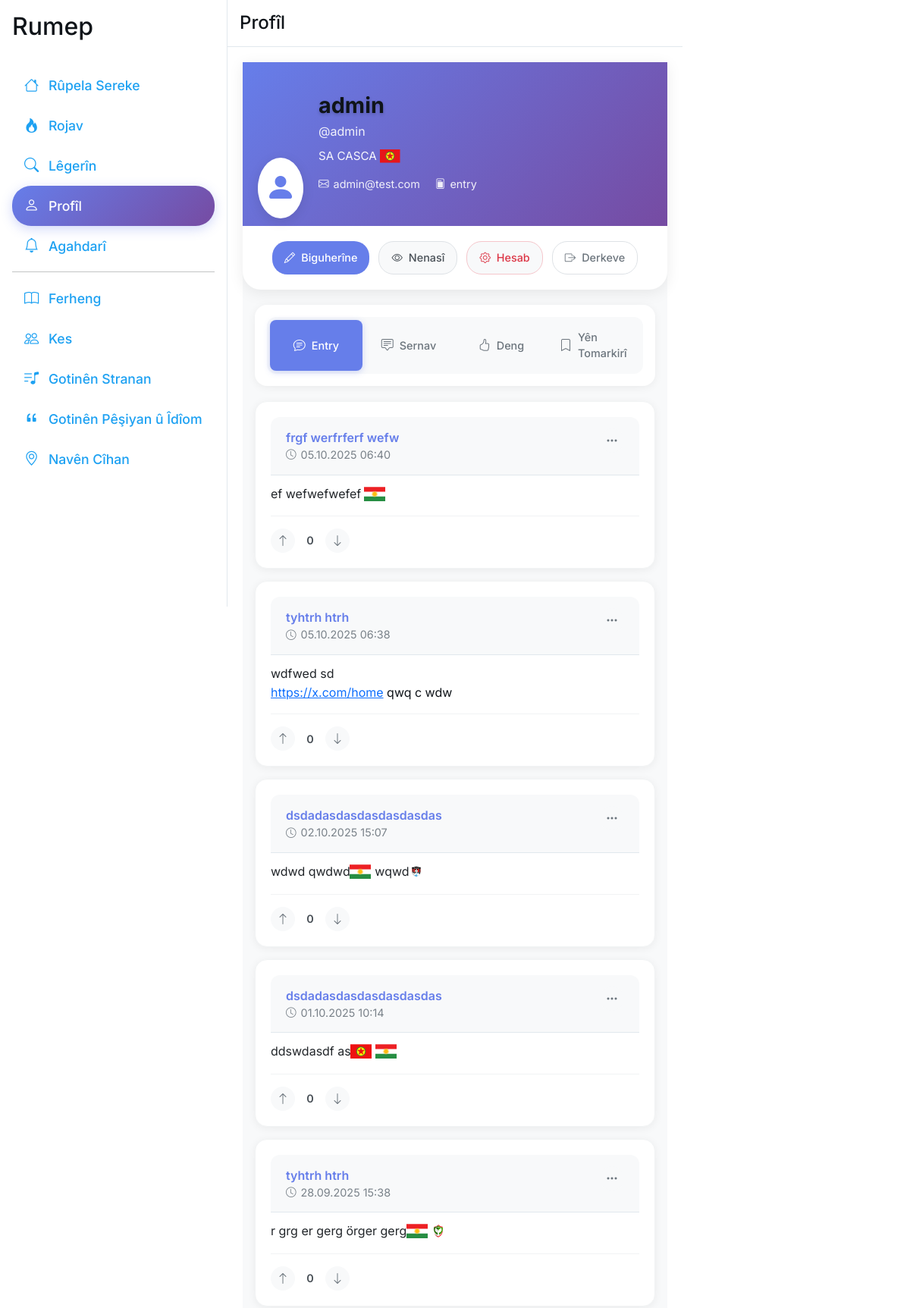
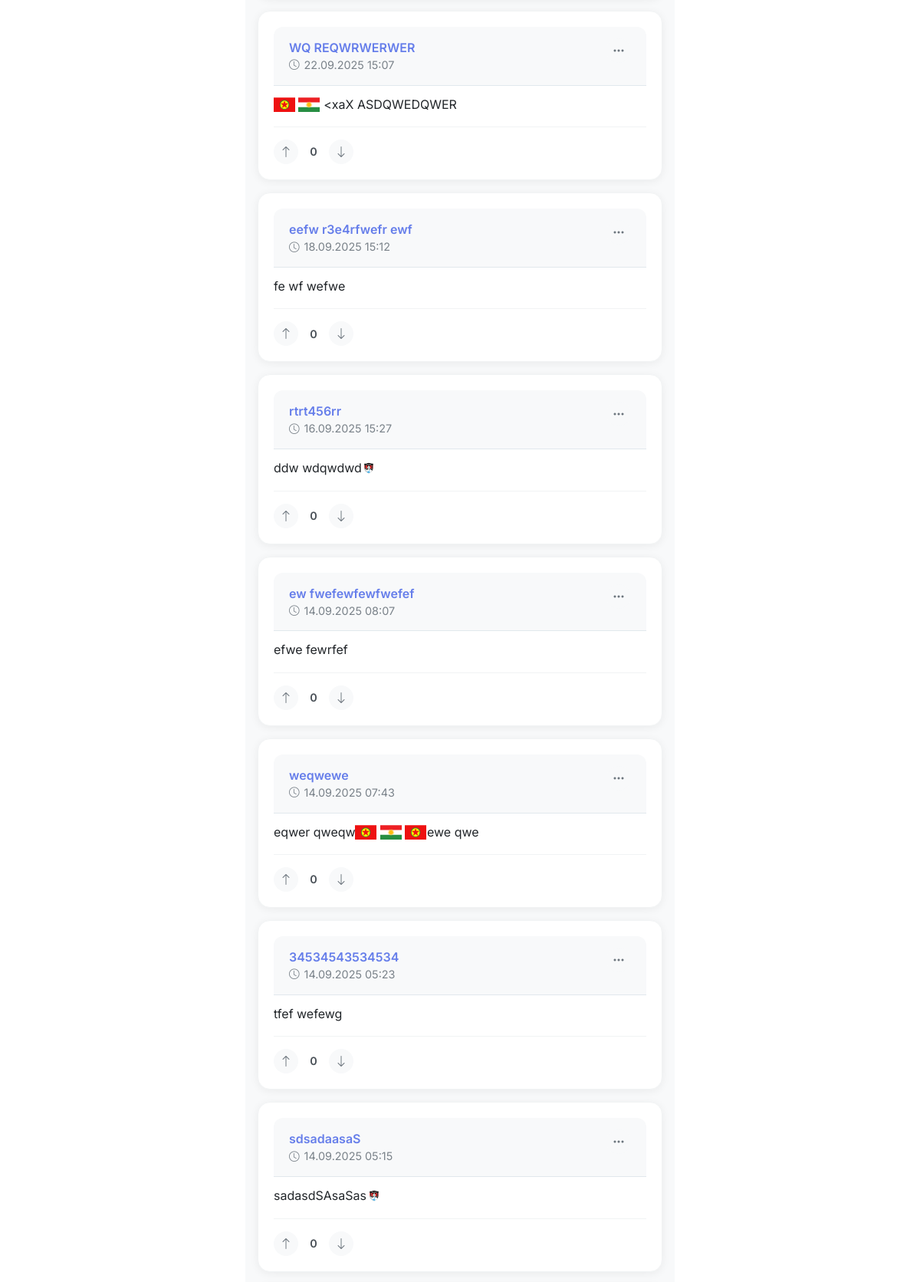
Page /profile/?tab=entries (signed in, upper part) on the committed database (2 pictures, top to bottom).
### main/models.py (models this page shows, shortened)
class Profile(models.Model):
    USER_ROLES = [
        ('user', _('Kullanıcı')),
        ('writer', _('Yazar')),
        ('moderator', _('Moderatör')),
        ('admin', _('Admin')),
        ('super_admin', _('Süper Admin')),
    ]
    user = models.OneToOneField(settings.AUTH_USER_MODEL, on_delete=models.CASCADE)
    nickname = models.CharField(max_length=50)
    username = models.CharField(max_length=30, unique=True)
    biography = models.TextField(max_length=500, blank=True, null=True)
    instagram_username = models.CharField(max_length=30, blank=True, null=True)
    twitter_username = models.CharField(max_length=30, blank=True, null=True)
    youtube_url = models.URLField(blank=True, null=True, verbose_name=_('YouTube Kanalı'))
    tiktok_username = models.CharField(max_length=30, blank=True, null=True, verbose_name=_('TikTok Kullanıcı Adı'))
    linkedin_url = models.URLField(blank=True, null=True, verbose_name=_('LinkedIn Profili'))
    github_username = models.CharField(max_length=30, blank=True, null=True, verbose_name=_('GitHub Kullanıcı Adı'))
    website_url = models.URLField(blank=True, null=True, verbose_name=_('Kişisel Website'))
    facebook_username = models.CharField(max_length=30, blank=True, null=True, verbose_name=_('Facebook Kullanıcı Adı'))
    user_role = models.CharField(
        max_length=20,
        choices=USER_ROLES,
        default='user',
        verbose_name=_('Kullanıcı Rolü')
    )
    katki_puani = models.PositiveIntegerField(default=0)
    account_status = models.CharField(
        max_length=20,
        choices=[
            ('active', _('Aktif')),
            ('frozen', _('Dondurulmuş')),
            ('deletion_scheduled', _('Silinme Planlandı'))
        ],
        default='active'
    )
    scheduled_deletion_date = models.DateTimeField(blank=True, null=True)
    preferred_language = models.CharField(
        max_length=10,
        choices=[
            ('tr', _('Türkçe')),
            ('ku', _('Kürtçe')),
            ('en', _('İngilizce')),
        ],
        default='tr',
        blank=True
    )
    dark_mode = models.BooleanField(default=False, verbose_name=_('Karanlık Mod'))
    def is_writer(self):
        return self.user_role in ['writer', 'moderator', 'admin', 'super_admin']
    def is_moderator(self):
        return self.user_role in ['moderator', 'admin', 'super_admin']
    def is_admin(self):
        return self.user_role in ['admin', 'super_admin']
    def is_super_admin(self):
        return self.user_role == 'super_admin'
    def get_role_display_with_badge(self):
        role_badges = {
            'user': '',
            'writer': '✍️',
            'moderator': '🛡️',
            'admin': '👑',
            'super_admin': '⭐'
        }
        badge = role_badges.get(self.user_role, '')
        role_name = self.get_user_role_display()
        return f"{badge} {role_name}" if badge else role_name

class Entry(models.Model):
    topic = models.ForeignKey(Topic, on_delete=models.CASCADE, related_name='entries')
    user = models.ForeignKey(settings.AUTH_USER_MODEL, on_delete=models.CASCADE)
    content = models.TextField(max_length=10000)
    code = models.CharField(max_length=10, unique=True, blank=True)
    link = models.URLField(blank=True, null=True)
    font_family = models.CharField(max_length=100, blank=True, null=True)
    created_at = models.DateTimeField(auto_now_add=True)
    updated_at = models.DateTimeField(auto_now=True)
    likes = models.ManyToManyField(settings.AUTH_USER_MODEL, related_name='liked_entries', blank=True)
    upvotes = models.ManyToManyField(settings.AUTH_USER_MODEL, related_name='upvoted_entries', blank=True)
    downvotes = models.ManyToManyField(settings.AUTH_USER_MODEL, related_name='downvoted_entries', blank=True)
    objects = EntryManager()
    class Meta:
        ordering = ['created_at']
        verbose_name = _('Entry')
        verbose_name_plural = _('Entry\'ler')
    def upvote_count(self):
        return self.upvotes.count()
    def downvote_count(self):
        return self.downvotes.count()
    def vote_score(self):
        return self.upvote_count() - self.downvote_count()

class Topic(models.Model):
    title = models.CharField(max_length=200, unique=True, validators=[validate_title_text_only])
    slug = models.SlugField(max_length=200, unique=True, blank=True)
    code = models.CharField(max_length=10, unique=True, blank=True)
    user = models.ForeignKey(settings.AUTH_USER_MODEL, on_delete=models.CASCADE)
    categories = models.ManyToManyField(Category, blank=True, related_name='topics')
    created_at = models.DateTimeField(auto_now_add=True)
    updated_at = models.DateTimeField(auto_now=True)
    upvotes = models.ManyToManyField(settings.AUTH_USER_MODEL, related_name='upvoted_topics', blank=True)
    downvotes = models.ManyToManyField(settings.AUTH_USER_MODEL, related_name='downvoted_topics', blank=True)
    objects = TopicManager()
    class Meta:
        ordering = ['-updated_at']
        verbose_name = _('Başlık')
        verbose_name_plural = _('Başlıklar')

### main/views/base.py (the view)
    def wrapper(request, *args, **kwargs):
        if not request.user.is_authenticated:
            return redirect('login_page')
        if not hasattr(request.user, 'profile'):
            return redirect('complete_profile')
        return view_func(request, *args, **kwargs)

### main/templates/main/profile.html (shortened to what this page needs)
{% extends 'main/base.html' %}
{% load static %}
{% load post_tags %}
{% load i18n %}
{% load link_tags %}
{% block page_header %}{% trans "Profil" %}{% endblock %}
{% block content %}
<div class="modern-profile-container">
    <div class="profile-header">
        <div class="profile-cover">
            <div class="profile-info">
                <div class="profile-avatar">
                    <div class="avatar-circle">
                        <i class="bi bi-person-fill"></i>
                    </div>
                </div>
                <div class="profile-details">
                    <h2 class="profile-name">{{ profile.nickname }}</h2>
                    <p class="profile-username">@{{ profile.username }}</p>
                    {% if profile.biography %}
                        <p class="profile-bio">{{ profile.biography|render_emojis }}</p>
                    {% endif %}
                    <div class="profile-meta">
                        <span class="meta-item">
                            <i class="bi bi-envelope"></i>
                            {{ user.email }}
                        </span>
                        <span class="meta-item">
                            <i class="bi bi-file-post"></i>
                            {{ entries_count }} entry
                        </span>
                    </div>
                </div>
            </div>
        </div>
        <div class="profile-actions">
            <button class="action-btn primary" data-bs-toggle="modal" data-bs-target="#editProfileModal">
                <i class="bi bi-pencil"></i>
                <span>{% trans "Düzenle" %}</span>
            </button>
            <button class="action-btn secondary" data-bs-toggle="modal" data-bs-target="#visibilityModal">
                <i class="bi bi-eye"></i>
                <span class="d-none d-sm-inline">{% trans "Gizlilik" %}</span>
            </button>
            <button class="action-btn danger" data-bs-toggle="modal" data-bs-target="#accountManagementModal">
                <i class="bi bi-gear"></i>
                <span class="d-none d-sm-inline">{% trans "Hesap" %}</span>
            </button>
            <form method="post" action="{% url 'logout' %}" class="d-inline">
                <button type="submit" class="action-btn outline">
                    <i class="bi bi-box-arrow-right"></i>
                    <span class="d-none d-sm-inline">{% trans "Çıkış" %}</span>
                </button>
            </form>
        </div>
    </div>
    <div class="profile-tabs">
        <div class="tabs-container">
            <a class="tab-item {% if tab == 'entries' or not tab %}active{% endif %}" href="{% url 'profile' %}?tab=entries">
                <i class="bi bi-chat-text"></i>
                <span>{% trans "Entry'ler" %}</span>
            </a>
            <a class="tab-item {% if tab == 'topics' %}active{% endif %}" href="{% url 'profile' %}?tab=topics">
                <i class="bi bi-chat-square-text"></i>
                <span>{% trans "Başlıklar" %}</span>
            </a>
            <a class="tab-item {% if tab == 'votes' %}active{% endif %}" href="{% url 'profile' %}?tab=votes">
                <i class="bi bi-hand-thumbs-up"></i>
                <span>{% trans "Oylar" %}</span>
            </a>
            <a class="tab-item {% if tab == 'bookmarks' %}active{% endif %}" href="{% url 'profile' %}?tab=bookmarks">
                <i class="bi bi-bookmark"></i>
                <span>{% trans "Kaydedilenler" %}</span>
            </a>
        </div>
    </div>
    <div class="profile-content">
        {% if tab == 'topics' %}
        <div class="content-section">
            {% for topic in topics %}
                <div class="content-card">
                    <div class="card-header">
                        <div class="card-info">
                            <a href="{% url 'topic_detail' topic.slug %}" class="card-title">
                                {{ topic.title }}
                            </a>
                            <div class="card-meta">
                                <span class="meta-item">
                                    <i class="bi bi-chat"></i>
                                    {{ topic.entry_count }} entry
                                </span>
                                <span class="meta-item">
                                    <i class="bi bi-clock"></i>
                                    {{ topic.created_at|date:"d.m.Y" }}
                                </span>
                            </div>
                        </div>
                        {% if user == topic.user %}
                            <div class="card-actions">
                                <div class="dropdown">
                                    <button class="action-menu-btn" data-bs-toggle="dropdown">
                                        <i class="bi bi-three-dots"></i>
                                    </button>
                                    <ul class="dropdown-menu">
                                        <li><a class="dropdown-item" href="{% url 'edit_topic' topic.slug %}">{% trans "Düzenle" %}</a></li>
                                        <li><a class="dropdown-item text-danger" href="{% url 'delete_topic' topic.slug %}">{% trans "Sil" %}</a></li>
                                    </ul>
                                </div>
                            </div>
                        {% endif %}
                    </div>
                    <div class="card-footer">
                        <div class="vote-actions">
                            <button class="vote-btn up {% if user in topic.upvotes.all %}active{% endif %}" data-topic-slug="{{ topic.slug }}" data-vote-type="up">
                                <i class="bi bi-arrow-up"></i>
                            </button>
                            <span class="vote-count">{{ topic.vote_score }}</span>
                            <button class="vote-btn down {% if user in topic.downvotes.all %}active{% endif %}" data-topic-slug="{{ topic.slug }}" data-vote-type="down">
                                <i class="bi bi-arrow-down"></i>
                            </button>
                        </div>
                    </div>
                </div>
            {% empty %}
                <div class="empty-state">
                    <i class="bi bi-chat-square-text"></i>
                    <p>{% trans "Henüz başlık açmamışsınız." %}</p>
                </div>
            {% endfor %}
        </div>
        {% else %}
        <div class="content-section">
            {% for entry in entries %}
                <div class="content-card entry-card">
                    <div class="card-header">
                        <div class="card-info">
                            <a href="{% url 'topic_detail' entry.topic.slug %}" class="topic-link">
                                {{ entry.topic.title }}
                            </a>
                            <div class="card-meta">
                                <span class="meta-item">
                                    <i class="bi bi-clock"></i>
                                    {{ entry.created_at|date:"d.m.Y H:i" }}
                                </span>
                            </div>
                        </div>
                        {% if user == entry.user %}
                            <div class="card-actions">
                                <div class="dropdown">
                                    <button class="action-menu-btn" data-bs-toggle="dropdown">
                                        <i class="bi bi-three-dots"></i>
                                    </button>
                                </div>
                            </div>
                        {% endif %}
                    </div>
                    <div class="entry-content">
                        <a href="{% url 'topic_detail' entry.topic.slug %}#entry-{{ entry.id }}" class="entry-text">
                            {{ entry.content|render_emojis|auto_link|safe }}
                        </a>
                    </div>
                    <div class="card-footer">
                        <div class="vote-actions">
                            <button class="vote-btn up {% if user in entry.upvotes.all %}active{% endif %}" data-entry-id="{{ entry.id }}" data-vote-type="up">
                                <i class="bi bi-arrow-up"></i>
                            </button>
                            <span class="vote-count">{{ entry.vote_score }}</span>
                            <button class="vote-btn down {% if user in entry.downvotes.all %}active{% endif %}" data-entry-id="{{ entry.id }}" data-vote-type="down">
                                <i class="bi bi-arrow-down"></i>
                            </button>
                        </div>
                    </div>
                </div>
            {% empty %}
                <div class="empty-state">
                    <i class="bi bi-chat-text"></i>
                    <p>{% trans "Henüz entry yazmamışsınız." %}</p>
                </div>
            {% endfor %}
        </div>
        {% endif %}
    </div>
</div>
{% endblock %}
{% block extra_css %}
    <link href="{% static 'main/css/profile.css' %}" rel="stylesheet">
    <link href="{% static 'main/css/modern-profile.css' %}" rel="stylesheet">
{% endblock %}

### rows in the picture
Profile: nickname "admin", username "admin", biography|render_emojis "SA CASCA "
Entry: topic "frgf werfrferf wefw", created_at "05.10.2025 06:40", content|render_emojis "ef wefwefwefef ", vote_score "0"
Entry: topic "tyhtrh htrh", created_at "05.10.2025 06:38", content|render_emojis "wdfwed sd https://x.com/home qwq c wdw", vote_score "0"
Entry: topic "dsdadasdasdasdasdasdas", created_at "02.10.2025 15:07", content|render_emojis "wdwd qwdwd wqwd", vote_score "0"
Entry: topic "dsdadasdasdasdasdasdas", created_at "01.10.2025 10:14", content|render_emojis "ddswdasdf as ", vote_score "0"
Entry: topic "tyhtrh htrh", created_at "28.09.2025 15:38", content|render_emojis "r grg er gerg örger gerg ", vote_score "0"
Entry: topic "WQ REQWRWERWER", created_at "22.09.2025 15:07", content|render_emojis "  <xaX ASDQWEDQWER", vote_score "0"
Entry: topic "eefw r3e4rfwefr ewf", created_at "18.09.2025 15:12", content|render_emojis "fe wf wefwe", vote_score "0"
Entry: topic "rtrt456rr", created_at "16.09.2025 15:27", content|render_emojis "ddw wdqwdwd", vote_score "0"
Entry: topic "ew fwefewfewfwefef", created_at "14.09.2025 08:07", content|render_emojis "efwe fewrfef", vote_score "0"
Entry: topic "weqwewe", created_at "14.09.2025 07:43", content|render_emojis "eqwer qweqw  ewe qwe", vote_score "0"
Entry: topic "34534543534534", created_at "14.09.2025 05:23", content|render_emojis "tfef wefewg", vote_score "0"
Entry: topic "sdsadaasaS", created_at "14.09.2025 05:15", content|render_emojis "sadasdSAsaSas", vote_score "0"

### other values in the picture
{{ user.email }} "admin@test.com"
